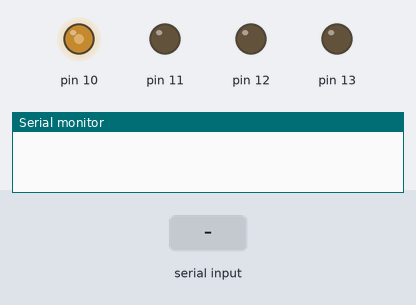
Simulated run of this sketch. Board: Arduino Uno, built with avr-gcc and run on an emulated ATmega328P. On the bench: output pins drawn as LEDs (lit = HIGH), the last lines printed to the serial monitor. The test bench sets the inputs (shaded band).

Above: at 1.2 s.
1.3 s: "1\n" received over Serial
At 23.4 s:
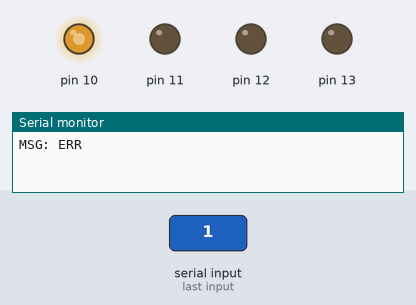
Timing chart, 0 to 35.4 s (numbered marks = the images above; inputs shaded):
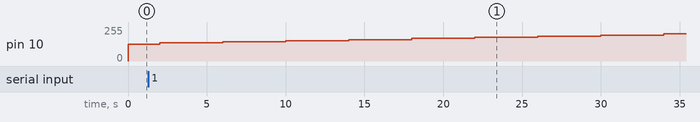

The sketch:

arduino_code_A.ino
```cpp
// --------------------------------------
// Include files
// --------------------------------------
#include <string.h>
#include <stdio.h>
#include <Wire.h>

// --------------------------------------
// Global Constants a
// --------------------------------------
#define SLAVE_ADDR 0x8
#define MESSAGE_SIZE 9

// --------------------------------------
// Global Variables
// --------------------------------------
double speed = 55.5;
bool request_received = false;
bool requested_answered = false;
char request[MESSAGE_SIZE+1];
char answer[MESSAGE_SIZE+1];

// 1 = up, -1 = down, 0 = flat
int slope = 0;

// 1 = on, 0 = off
int gas = 1;

// 1 = on, 0 = off
int brake = 0;

// 1 = on, 0 = off
int mixer = 0;

// --------------------------------------
// Function: comm_server
// --------------------------------------
int comm_server()
{
   static int count = 0;
   char car_aux;

   // If there were a received msg, send the processed answer or ERROR if none.
   // then reset for the next request.
   // NOTE: this requires that between two calls of com_server all possible
   //       answers have been processed.
   if (request_received) {
      // if there is an answer send it, else error
      if (requested_answered) {
          Serial.print(answer);
      } else {
          Serial.print("MSG: ERR\n");
      }
      // reset flags and buffers
      request_received = false;
      requested_answered = false;
      memset(request,'\0', MESSAGE_SIZE+1);
      memset(answer,'\0', MESSAGE_SIZE+1);
   }

   while (Serial.available()) {
      // read one character
      car_aux =Serial.read();

      //skip if it is not a valid character
      if  ( ( (car_aux < 'A') || (car_aux > 'Z') ) &&
           (car_aux != ':') && (car_aux != ' ') && (car_aux != '\n') ) {
         continue;
      }

      //Store the character
      request[count] = car_aux;

      // If the last character is an enter or
      // There are 9th characters set an enter and finish.
      if ( (request[count] == '\n') || (count == 8) ) {
         request[count] = '\n';
         count = 0;
         request_received = true;
         break;
      }


      // Increment the count
      count++;
   }
}
// --------------------------------------
// Function: speed_req
// --------------------------------------
int speed_req()
{
   // If there is a request not answered, check if this is the one
   if ( (request_received) && (!requested_answered) &&
        (0 == strcmp("SPD: REQ\n",request)) ) {

      // send the answer for speed request
      char num_str[5];
      dtostrf(speed,4,1,num_str);
      sprintf(answer,"SPD:%s\n",num_str);

      // set request as answered
      requested_answered = true;
   }
   return 0;
}
// --------------------------------------
// Function: gas_req
// --------------------------------------
int gas_req(){
   if ( (request_received) && (!requested_answered) &&
        (0 == strcmp("GAS: SET\n",request)) ) {
         gas = 1;
         digitalWrite(13, HIGH);
         requested_answered = true;
         sprintf(answer,"GAS:  OK\n");
      }
      if ( (request_received) && (!requested_answered) &&
        (0 == strcmp("GAS: CLR\n",request)) ) {
         gas = 0;
         digitalWrite(13, LOW);
         requested_answered = true;
         sprintf(answer,"GAS:  OK\n", request);
      }
      return 0;
}
// --------------------------------------
// Function: brake_req
// --------------------------------------
int brake_req(){
   if ( (request_received) && (!requested_answered) &&
        (0 == strcmp("BRK: SET\n",request)) ) {
         brake = 1;
         digitalWrite(12, HIGH);
         requested_answered = true;
         sprintf(answer,"BRK:  OK\n");
      }

   if ( (request_received) && (!requested_answered) &&
        (0 == strcmp("BRK: CLR\n",request)) ) {
         brake = 0;
         digitalWrite(12, LOW);
         requested_answered = true;
         sprintf(answer,"BRK:  OK\n");
      }
   return 0;
}
// --------------------------------------
// Function: mix_req
// --------------------------------------
int mix_req(){
   if ( (request_received) && (!requested_answered) &&
       (0 == strcmp("MIX: SET\n",request)) )
   {
         mixer = 1;
         digitalWrite(11, HIGH);
         requested_answered = true;
         sprintf(answer, "MIX:  OK\n");
   }
    if ( (request_received) && (!requested_answered) &&
      (0 == strcmp("MIX: CLR\n",request)) )
      {
         mixer = 0;
         digitalWrite(11, LOW);
         requested_answered = true;
         sprintf(answer, "MIX:  OK\n");
      }
  return 0;
}
// --------------------------------------
// Function: show_speed
// --------------------------------------
int show_speed(){
  double acceleration = 0;
   if(gas == 1 ){
      acceleration = acceleration + 0.5;
      // Serial.print(acceleration);
      }
   if(brake == 1){
      acceleration = acceleration - 0.5;
      }
   if(slope == 1){
      acceleration = acceleration - 0.25;
      }
   if (slope == -1){
      acceleration =  acceleration + 0.25;
      }
   speed = speed +  (acceleration * 0.1);

   if(speed < 40 ){
      digitalWrite(10, 0);
   } else if (speed > 70){
      digitalWrite(10, 1);
   } else {
      int ligth_speed = map (speed, 40, 70, 0, 255);
      analogWrite(10, ligth_speed);
   }
   return 0;

}
// --------------------------------------
// Function: read_slope
// --------------------------------------
int read_slope(){
   if ((request_received) && (!requested_answered)&&
      (0 == strcmp("SLP: REQ\n",request)) ){
        slope = 0;
        if (digitalRead(9) == HIGH) {
            slope = 1;
            requested_answered = true;
            sprintf(answer,"SLP:  UP\n");
        }
        if (digitalRead(8) == HIGH) {
            slope = -1;
            requested_answered = true;
            sprintf(answer,"SLP:DOWN\n");
        }
        else{
            requested_answered = true;
            sprintf(answer,"SLP:FLAT\n");
         }
      }
   return 0;
}

// --------------------------------------
// Function: setup
// --------------------------------------
void setup()
{
   // Setup Serial Monitor
   Serial.begin(9600);

   pinMode(8, INPUT);
   pinMode(9, INPUT);
   pinMode(10, OUTPUT);
   pinMode(11, OUTPUT);
   pinMode(12, OUTPUT);
   pinMode(13, OUTPUT);
}
// --------------------------------------
// Function: loop
// --------------------------------------
void loop()
{
   double start = millis();
   comm_server();
   speed_req();
   gas_req();
   brake_req();
   mix_req();
   show_speed();
   read_slope();

   double end = millis();
   delay(200-(end-start));
   double diff = end - start;
   //Serial.println(diff);

}
```
